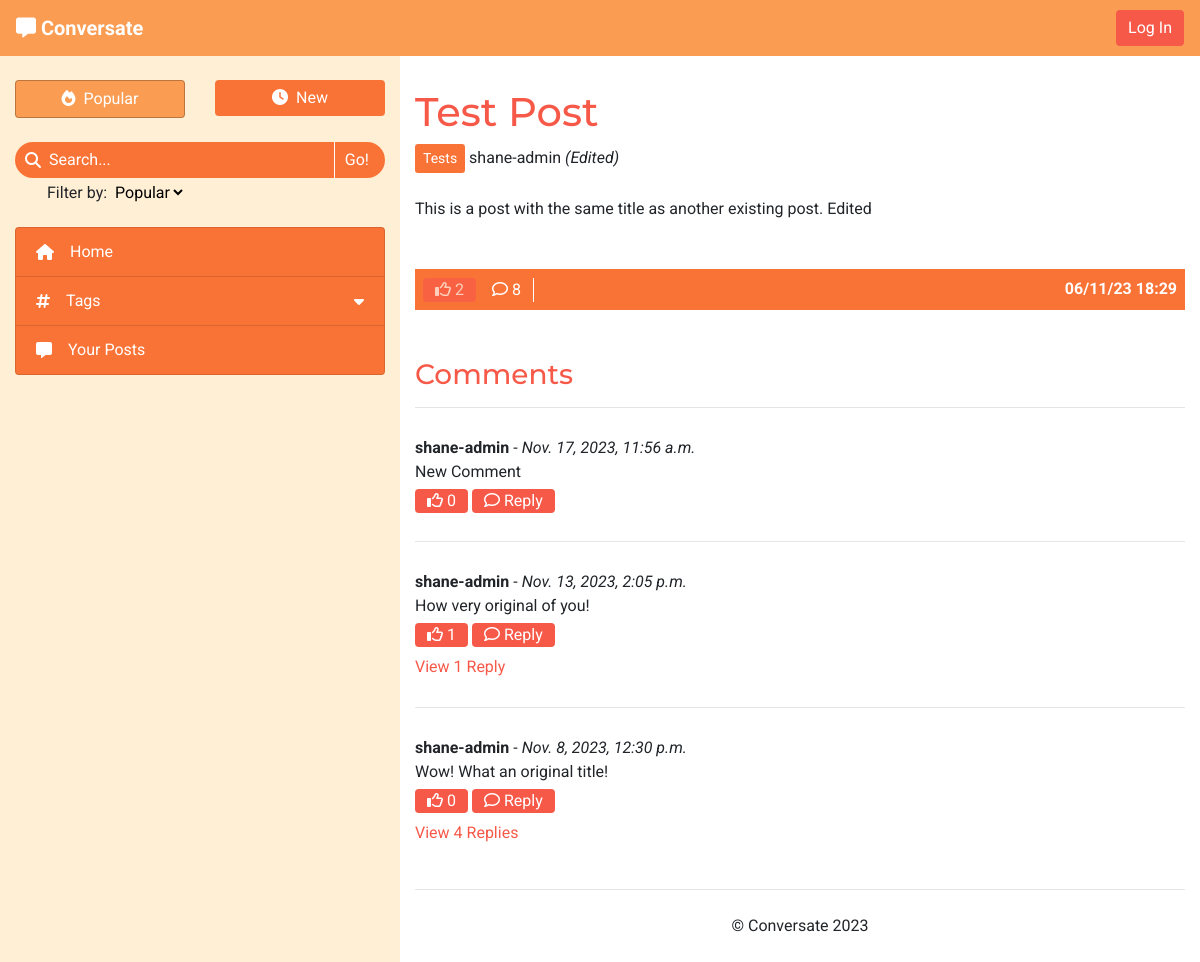
The app's page /tests-sTzSXNts-test-post/ with its own data.
### forum/models.py (models this page shows, shortened)
class Post(models.Model):
    title = models.CharField(max_length=200)
    slug = models.SlugField(max_length=200, unique=True)
    tag = models.ForeignKey(Tag, on_delete=models.CASCADE,
                            related_name='tagged_posts')
    posted_by = models.ForeignKey(User, on_delete=models.CASCADE,
                                  related_name='added_posts')
    posted_on = models.DateTimeField(auto_now_add=True)
    content = models.TextField()
    edited = models.BooleanField(default=False)
    likes = models.ManyToManyField(User, related_name='post_likes', blank=True)
    approved = models.BooleanField(default=False)
    class Meta:
        ordering = ['-posted_on']
    def number_of_likes(self):
        return self.likes.count()
    def number_of_comments(self):
        return self.comments.count()

class Tag(models.Model):
    name = models.CharField(max_length=30, unique=True)
    def __str__(self):
        return self.name

class Comment(models.Model):
    post = models.ForeignKey(Post, on_delete=models.CASCADE,
                             related_name='comments')
    content = models.TextField()
    posted_by = models.ForeignKey(User, on_delete=models.CASCADE,
                                  related_name='added_comments')
    posted_on = models.DateTimeField(auto_now_add=True)
    reply_to = models.ForeignKey('self', on_delete=models.CASCADE,
                                 related_name='replies', blank=True, null=True)
    edited = models.BooleanField(default=False)
    likes = models.ManyToManyField(User, related_name="comment_likes",
                                   blank=True)
    approved = models.BooleanField(default=False)
    class Meta:
        ordering = ['-posted_on']
    def number_of_likes(self):
        return self.likes.count()
    def number_of_replies(self):
        return self.replies.count()

### forum/views.py (the view)
# urls.py: path('<slug:slug>/', views.ViewPost.as_view(), name='view_post'),
class ViewPost(View):
    def get(self, request, slug, *args, **kwargs):
        post = get_object_or_404(Post, slug=slug)
        comments = post.comments.order_by('-posted_on')
        liked = post.likes.filter(id=request.user.id).exists()
        context = {
            'post': post,
            'comments': comments,
            'liked': liked
        }
        return render(
            request,
            'post_details.html',
            context
        )

### templates/post_details.html (shortened to what this page needs)
{% extends "base.html" %}
{% load static %}
{% block content %}
    <h1>{{ post.title }}</h1>
    <a class="btn btn-sm tag" href="#">{{ post.tag }}</a>
    <span>{{ post.posted_by }}
        {% if post.edited %}
            <em>(Edited)</em>
        {% endif %}
    </span>
    <br><br>
    <div id="post-content" class="mb-5">{{ post.content|safe }}</div>
    <div id="post-footer" class="d-flex justify-content-between">
        <div class="post-footer-buttons">
            {% if user.is_authenticated %}
            <form class="d-inline" method="POST" action="{% url 'like_post' post.slug %}">
                {% csrf_token %}
                {% if liked %}
                    <button type="submit" class="btn py-0 line-separate" aria-label="Unlike this post">
                        <i class="fa-solid fa-thumbs-up"></i>
                {% else %}
                    <button type="submit" class="btn py-0 line-separate" aria-label="Like this post">
                        <i class="fa-regular fa-thumbs-up"></i>
                {% endif %}
                    {{ post.number_of_likes }}
                </button>
            </form>
            {% else %}
                <span class="btn disabled py-0" aria-disabled="true">
                    <i class="fa-regular fa-thumbs-up"></i>
                    {{ post.number_of_likes }}
                </span>
            {% endif %}
            {% if user.is_authenticated %}
                <a class="btn py-0 line-separate" href="#post-comment" aria-label="Post a comment">
            {% else %}
                <a class="btn py-0 line-separate" href="#comments" aria-label="View the post's comments">
            {% endif %}
                <i class="fa-regular fa-comment"></i>
                {{ post.number_of_comments }}
            </a>
        </div>
        <div class="center-to-container">
            <strong>{{ post.posted_on|date:"d/m/y G:i" }}</strong>
        </div>
    </div>
    <br>
    <br>
    <div id="comments" class="accordion">
        {% if comments %}
            <h3>Comments</h3>
            <hr>
            {% for comment in comments %}
                {% if comment.reply_to %}
                <div id="comment-{{ comment.id }}" data-timestamp="{{ comment.posted_on.timestamp }}"
                    data-reply-to="{{ comment.reply_to.id }}" class="comment reply ml-3 ml-sm-4 ml-lg-5 py-3 d-none">
                {% else %}
                <div id="comment-{{ comment.id }}" class="comment my-4 py-1">
                {% endif %}
                    <div class="comment-header">
                        <strong>{{ comment.posted_by }}</strong> -
                        <em>{{ comment.posted_on }}
                        </em>
                    </div>
                    <div class="comment-body">
                        <p class="mb-1 comment-text">{{ comment.content }}</p>
                        <form method="POST" class="d-inline" action="{% url 'like_comment' comment.id %}">
                            {% if user in comment.likes.all %}
                            <button type="submit" class="btn btn-small py-0">
                                <i class="fa-solid fa-thumbs-up"></i>
                            {% else %}
                            <button type="submit" class="btn btn-small py-0">
                                <i class="fa-regular fa-thumbs-up"></i>
                            {% endif %}
                                {{ comment.number_of_likes }}
                            </button>
                        </form>
                        <button class="btn btn-small py-0" type="button" data-toggle="collapse"
                            data-target="#reply-toggle-{{ comment.id }}" aria-expanded="false" aria-controls="reply-toggle-{{ comment.id }}">
                            <i class="fa-regular fa-comment"></i>
                            Reply
                        </button>
                    </div>
                    {% if comment.number_of_replies %}
                        <a href="#reply-section-{{ comment.id }}" class="reply-toggle d-inline-block mt-2" type="button"
                            data-toggle="collapse" aria-expanded="false" data-control="reply-section-{{ comment.id }}" data-parent="#comments">
                            {% if comment.number_of_replies == 1 %}
                                View 1 Reply
                            {% else %}
                                View {{ comment.number_of_replies }} Replies
                            {% endif %}
                        </a>
                    {% endif %}
                </div>
                {% if not comment.reply_to %}
                    {% if not forloop.last %}
                        <hr>
                    {% endif %}
                {% endif %}
            {% endfor %}
        {% endif %}
    </div>
{% endblock %}

### static/css/style.css (style rules this page uses)
* { font-family: 'Roboto', sans-serif; }
h1, h2, h3 { font-family: 'Montserrat', sans-serif; }
a, h1, h2, h3 { color: #f75949; }
.btn { background-color: #f75949; border: none; color: white; }
.center-to-container { display: flex; align-items: center; justify-content: center; }
.line-separate { border-radius: 0; border-right: 1px solid white; }
#main-page { background-color: #FFEFD4; }
.tag { background-color: #FA7336; color: white; }
#post-footer { background-color: #FA7336; padding: 8px; color: white; }
#post-footer button, #post-footer a { background: none; }

### records on screen
Post: title "Test Post", tag "Tests", posted_by "shane-admin", content "This is a post with the same title as another existing post. Edited", number_of_likes "2", number_of_comments "8", posted_on "06/11/23 18:29"
Comment: posted_by "shane-admin", posted_on "Nov. 17, 2023, 11:56 a.m.", content "New Comment", number_of_likes "0"
Comment: posted_by "shane-admin", posted_on "Nov. 13, 2023, 2:05 p.m.", content "How very original of you!", number_of_likes "1", shows "View 1 Reply"
Comment: posted_by "shane-admin", posted_on "Nov. 8, 2023, 12:30 p.m.", content "Wow! What an original title!", number_of_likes "0", number_of_replies "4"
